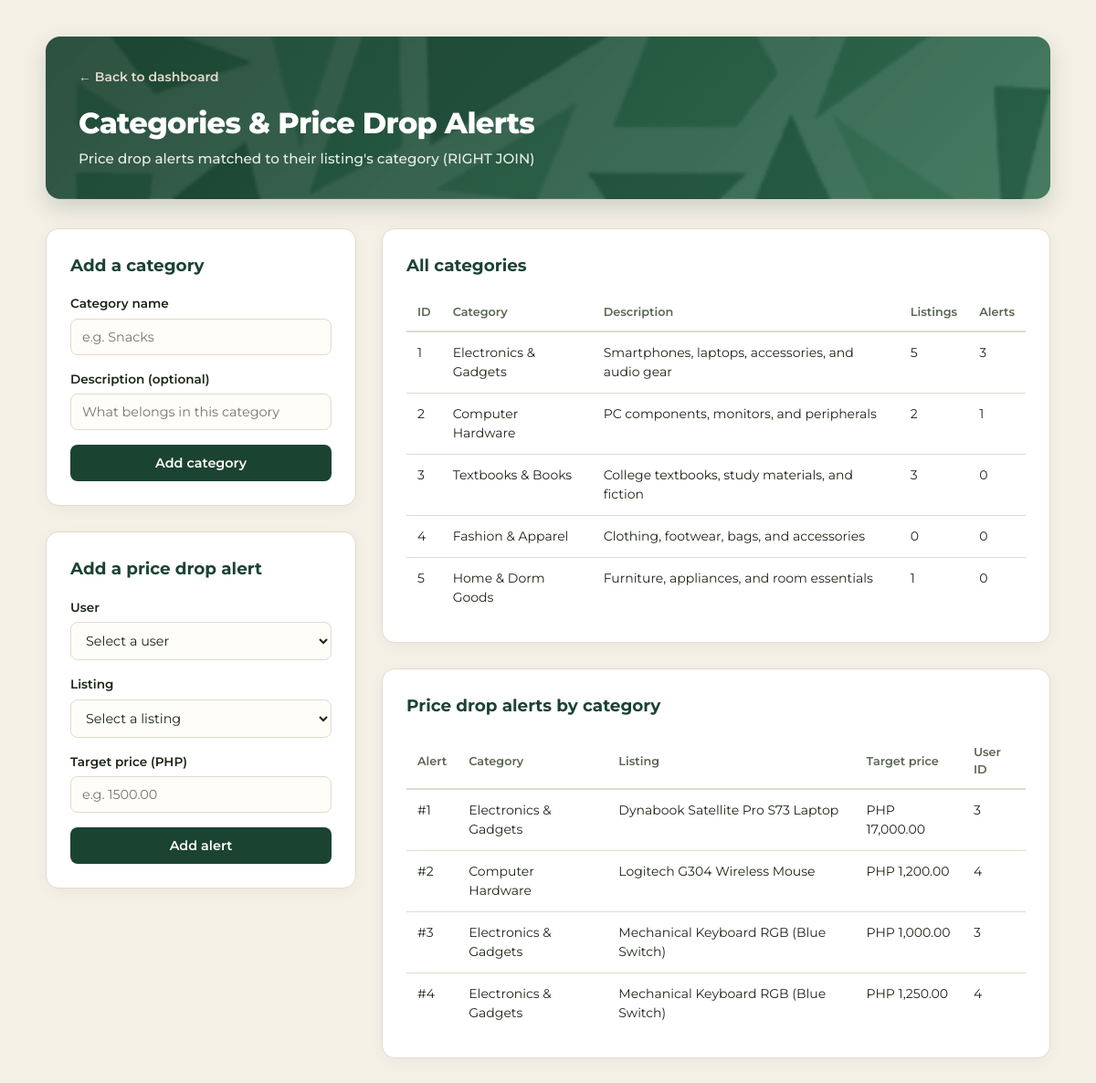
/dinglasan.php, run on the app's committed database.
### tables this page shows
CREATE TABLE categories (
    id            INT AUTO_INCREMENT PRIMARY KEY,
    category_name VARCHAR(100) NOT NULL UNIQUE,
    description   VARCHAR(255)
);

CREATE TABLE price_drop_alerts (
    id           INT AUTO_INCREMENT PRIMARY KEY,
    user_id      INT NOT NULL,
    listing_id   INT NOT NULL,
    target_price DECIMAL(10,2) NOT NULL CHECK (target_price > 0),
    created_at   TIMESTAMP DEFAULT CURRENT_TIMESTAMP,
    UNIQUE KEY uq_alert_user_listing (user_id, listing_id),
    FOREIGN KEY (user_id)    REFERENCES users(id)    ON DELETE CASCADE,
    FOREIGN KEY (listing_id) REFERENCES listings(id) ON DELETE CASCADE
);

CREATE TABLE listings (
    id           INT AUTO_INCREMENT PRIMARY KEY,
    seller_id    INT NOT NULL,
    category_id  INT NOT NULL,
    condition_id INT NOT NULL,
    title        VARCHAR(150) NOT NULL,
    description  TEXT,
    price        DECIMAL(10,2) NOT NULL CHECK (price > 0),
    status       ENUM('active','reserved','sold','archived') NOT NULL DEFAULT 'active',
    created_at   TIMESTAMP DEFAULT CURRENT_TIMESTAMP,
    FOREIGN KEY (seller_id)    REFERENCES users(id)           ON DELETE CASCADE,
    FOREIGN KEY (category_id)  REFERENCES categories(id)      ON DELETE RESTRICT,
    FOREIGN KEY (condition_id) REFERENCES item_conditions(id) ON DELETE RESTRICT
);

### dinglasan.php (the view, shortened to what this page needs)
<?php
require_once 'config/db.php';
$sql = "
    SELECT c.category_name,
           l.title AS listing_title,
           pda.id AS alert_id,
           pda.target_price,
           pda.user_id
    FROM categories c
    RIGHT JOIN listings l ON c.id = l.category_id
    RIGHT JOIN price_drop_alerts pda ON l.id = pda.listing_id
    ORDER BY pda.id ASC
";
$alerts = $pdo->query($sql)->fetchAll();
$sqlCategories = "
    SELECT c.id AS category_id,
           c.category_name,
           c.description,
           COUNT(DISTINCT l.id)   AS listing_count,
           COUNT(DISTINCT pda.id) AS alert_count
    FROM price_drop_alerts pda
    RIGHT JOIN listings l ON l.id = pda.listing_id
    RIGHT JOIN categories c ON c.id = l.category_id
    GROUP BY c.id, c.category_name, c.description
    ORDER BY c.id ASC
";
$categories = $pdo->query($sqlCategories)->fetchAll();
?>
<!DOCTYPE html>
<html lang="en">
<head>
</head>
<body>
    <div class="container">
        <div class="header-banner">
            <a href="index.php" class="back-link">&larr; Back to dashboard</a>
            <h1>Categories &amp; Price Drop Alerts</h1>
            <p>Price drop alerts matched to their listing's category (RIGHT JOIN)</p>
        </div>
        <div class="layout-grid">
            <div style="display: grid; gap: 28px;">
            <div class="card">
                <h3>Add a category</h3>
                <form method="POST" action="dinglasan.php">
                    <div class="form-group">
                        <label for="category_name">Category name</label>
                        <input type="text" name="category_name" id="category_name" maxlength="100"
                               placeholder="e.g. Snacks" required>
                    </div>
                    <div class="form-group">
                        <label for="description">Description (optional)</label>
                        <input type="text" name="description" id="description" maxlength="255"
                               placeholder="What belongs in this category">
                    </div>
                    <button type="submit" name="add_category" class="btn">Add category</button>
                </form>
            </div>
            <div class="card">
                <h3>Add a price drop alert</h3>
                <form method="POST" action="dinglasan.php">
                    <div class="form-group">
                        <label for="alert_user_id">User</label>
                        <select name="user_id" id="alert_user_id" required>
                            <option value="">Select a user</option>
                        </select>
                    </div>
                    <div class="form-group">
                        <label for="alert_listing_id">Listing</label>
                        <select name="listing_id" id="alert_listing_id" required>
                            <option value="">Select a listing</option>
                        </select>
                    </div>
                    <div class="form-group">
                        <label for="target_price">Target price (PHP)</label>
                        <input type="number" name="target_price" id="target_price"
                               min="0.01" step="0.01" placeholder="e.g. 1500.00" required>
                    </div>
                    <button type="submit" name="add_alert" class="btn">Add alert</button>
                </form>
            </div>
            </div>
            <div style="display: grid; gap: 28px;">
            <div class="card">
                <h3>All categories</h3>
                <div class="table-wrap">
                    <table>
                        <thead>
                            <tr>
                                <th>ID</th>
                                <th>Category</th>
                                <th>Description</th>
                                <th>Listings</th>
                                <th>Alerts</th>
                            </tr>
                        </thead>
                        <tbody>
                            <?php if (empty($categories)): ?>
                                <tr>
                                    <td colspan="5" class="empty">No categories yet. Add one on the left.</td>
                                </tr>
                            <?php else: ?>
                                <?php foreach ($categories as $c): ?>
                                    <tr>
                                        <td><?= (int)$c['category_id'] ?></td>
                                        <td><?= htmlspecialchars($c['category_name']) ?></td>
                                        <td>
                                            <?= $c['description'] !== null && $c['description'] !== ''
                                                ? htmlspecialchars($c['description'])
                                                : '<span class="muted">-</span>' ?>
                                        </td>
                                        <td><?= (int)$c['listing_count'] ?></td>
                                        <td><?= (int)$c['alert_count'] ?></td>
                                    </tr>
                                <?php endforeach; ?>
                            <?php endif; ?>
                        </tbody>
                    </table>
                </div>
            </div>
            <div class="card">
                <h3>Price drop alerts by category</h3>
                <div class="table-wrap">
                    <table>
                        <thead>
                            <tr>
                                <th>Alert</th>
                                <th>Category</th>
                                <th>Listing</th>
                                <th>Target price</th>
                                <th>User ID</th>
                            </tr>
                        </thead>
                        <tbody>
                            <?php if (empty($alerts)): ?>
                                <tr>
                                    <td colspan="5" class="empty">
                                        No price drop alerts yet. Import database/seed.sql to see data.
                                    </td>
                                </tr>
                            <?php else: ?>
                                <?php foreach ($alerts as $a): ?>
                                    <tr>
                                        <td>#<?= (int)$a['alert_id'] ?></td>
                                        <td>
                                            <?= $a['category_name'] !== null
                                                ? htmlspecialchars($a['category_name'])
                                                : '<span class="muted">No category</span>' ?>
                                        </td>
                                        <td>
                                            <?= $a['listing_title'] !== null
                                                ? htmlspecialchars($a['listing_title'])
                                                : '<span class="muted">-</span>' ?>
                                        </td>
                                        <td>PHP <?= number_format((float)$a['target_price'], 2) ?></td>
                                        <td><?= (int)$a['user_id'] ?></td>
                                    </tr>
                                <?php endforeach; ?>
                            <?php endif; ?>
                        </tbody>
                    </table>
                </div>
            </div>
            </div>
        </div>
    </div>
</body>
</html>

### dinglasan.php (style rules this page uses)
:root { --beige-bg: #f5f0e6; --forest-green: #1b4332; --forest-hover: #2d6a4f; --card-bg: #ffffff; --text-dark: #1c2518; --text-muted: #5a6551; --border-color: #e2dacd; }
* { box-sizing: border-box; margin: 0; padding: 0; }
body { font-family: 'Montserrat', sans-serif; background-color: var(--beige-bg); color: var(--text-dark); padding: 40px 20px; line-height: 1.5; min-height: 100vh; }
.container { max-width: 1100px; margin: 0 auto; }
.header-banner { background: linear-gradient(135deg, rgba(27, 67, 50, 0.92), rgba(45, 106, 79, 0.88)), url('881387876_1602854481033124_4271610473624714199_n.png'); background-size: cover; background-position: center; border-radius: 16px; padding: 32px 36px; color: #ffffff; margin-bottom: 32px; box-shadow: 0 10px 25px rgba(27, 67, 50, 0.18); }
.back-link { display: inline-flex; align-items: center; text-decoration: none; color: #e2dacd; font-weight: 600; font-size: 0.875rem; margin-bottom: 16px; transition: color 0.2s ease; }
.header-banner h1 { font-size: 2rem; font-weight: 800; letter-spacing: -0.02em; }
.header-banner p { font-size: 0.95rem; opacity: 0.9; margin-top: 4px; font-weight: 500; }
.layout-grid { display: grid; grid-template-columns: 340px 1fr; gap: 28px; align-items: start; }
.card { background: var(--card-bg); border: 1px solid var(--border-color); border-radius: 14px; padding: 26px; box-shadow: 0 4px 15px rgba(0,0,0,0.04); }
.card h3 { font-size: 1.15rem; font-weight: 700; color: var(--forest-green); margin-bottom: 18px; }
.form-group { margin-bottom: 16px; }
.form-group label { display: block; font-size: 0.85rem; font-weight: 600; margin-bottom: 6px; }
.form-group input, .form-group select { width: 100%; padding: 10px 12px; border: 1px solid var(--border-color); border-radius: 8px; font-family: inherit; font-size: 0.9rem; background: #fffdf8; color: var(--text-dark); }
.btn { width: 100%; padding: 11px 16px; background: var(--forest-green); color: #ffffff; border: none; border-radius: 8px; font-family: inherit; font-size: 0.9rem; font-weight: 600; cursor: pointer; transition: background 0.2s ease; }
.table-wrap { overflow-x: auto; }
table { width: 100%; border-collapse: collapse; font-size: 0.875rem; }
th { text-align: left; padding: 10px 12px; border-bottom: 2px solid var(--border-color); color: var(--text-muted); font-weight: 600; font-size: 0.8rem; }
td { padding: 12px; border-bottom: 1px solid var(--border-color); vertical-align: top; }
tr:last-child td { border-bottom: none; }

### data on the page
categories: id "1", category_name "Electronics & Gadgets", description "Smartphones, laptops, accessories, and audio gear", listing_count "5", alert_count "3", price_drop_alerts.id "1", listings.title "Dynabook Satellite Pro S73 Laptop", price_drop_alerts.target_price "17,000.00", price_drop_alerts.user_id "3", price_drop_alerts.id "3", listings.title "Mechanical Keyboard RGB (Blue Switch)", price_drop_alerts.target_price "1,000.00", price_drop_alerts.id "4", price_drop_alerts.target_price "1,250.00", price_drop_alerts.user_id "4"
categories: id "2", category_name "Computer Hardware", description "PC components, monitors, and peripherals", listing_count "2", alert_count "1", price_drop_alerts.id "2", listings.title "Logitech G304 Wireless Mouse", price_drop_alerts.target_price "1,200.00", price_drop_alerts.user_id "4"
categories: id "3", category_name "Textbooks & Books", description "College textbooks, study materials, and fiction", listing_count "3", alert_count "0"
categories: id "4", category_name "Fashion & Apparel", description "Clothing, footwear, bags, and accessories", listing_count "0", alert_count "0"
categories: id "5", category_name "Home & Dorm Goods", description "Furniture, appliances, and room essentials", listing_count "1", alert_count "0"
